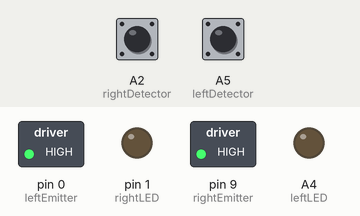
Bench run of a sketch on a simulated Arduino Uno, built with avr-gcc and run on an emulated ATmega328P. On the bench: switched loads named in the sketch (green lamp = pin HIGH), output pins drawn as LEDs (lit = HIGH). The inputs (shaded band) are chosen by the test bench; at power-on: A2 (rightDetector) HIGH, A5 (leftDetector) HIGH.

Above: at 1.2 s.
1.3 s: A2 (rightDetector) pulled LOW for 0.15 s
At 1.37 s:
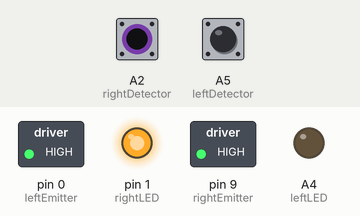
2.9 s: A5 (leftDetector) pulled LOW for 0.15 s
At 2.97 s:
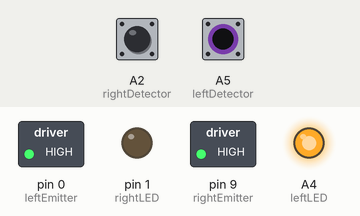
4.5 s: A5 (leftDetector) pulled LOW for 3.2 s
At 8.4 s:
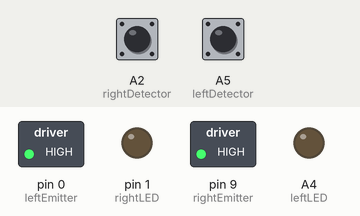
9.2 s: A2 (rightDetector) pulled LOW for 3.2 s
At 9.5 s:
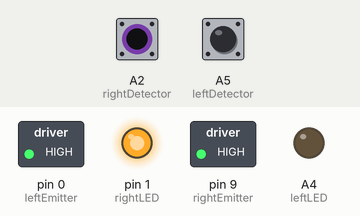
13.9 s: A2 (rightDetector) driven LOW and A5 (leftDetector) driven LOW
At 14.3 s:
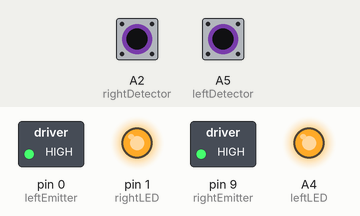
Timing chart, 0 to 16.4 s (numbered marks = the images above; inputs shaded):
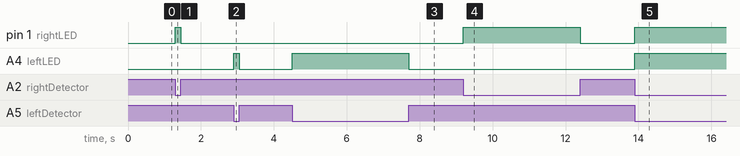

Measured:
- after the input at 1.3 s, pin 1 (rightLED): LOW → HIGH at once, → LOW 0.15 s later
- after the input at 2.9 s, A4 (leftLED): LOW → HIGH at once, → LOW 0.15 s later
- after the input at 4.5 s, A4 (leftLED): LOW → HIGH at once, → LOW 3.2 s later
- after the input at 9.2 s, pin 1 (rightLED): LOW → HIGH at once, → LOW 3.2 s later
- after the input at 13.9 s, pin 1 (rightLED), A4 (leftLED): LOW → HIGH at once

The sketch:

OSTR_eye_test.ino
```cpp
// (licence header left out)
// [Tools] -> [Programmer] -> "USBtinyISP"
// [Tools] -> [Board] -> "Pro Trinket 3V/12 Mhz (USB)"

// Basic test to check IR emitter/detector functionality.
// Front LEDs should light when object present within ~25mm.
// Does not account for IR from sunlight.

// robot setup
byte leftDetector = A5;
byte leftEmitter = 0;
byte leftLED = A4;
byte rightDetector = A2;
byte rightEmitter = 9;
byte rightLED = 1;
byte button = A3;

// arrays to help with setup
byte inputs[] = {leftDetector, rightDetector, button};
byte outputs[] = {leftEmitter, leftLED, rightEmitter, rightLED};


void setup() {
  // configure inputs
  for(int input=0; input<(sizeof(inputs)/sizeof(byte)); input++){
    pinMode(inputs[input], INPUT_PULLUP);
  }
  // configure outputs
  for(int output=0; output<(sizeof(outputs)/sizeof(byte)); output++){
    pinMode(outputs[output], OUTPUT);
    digitalWrite(output, LOW);
  }
  // turn on IR emitters
  digitalWrite(rightEmitter, HIGH);
  digitalWrite(leftEmitter, HIGH);

  // setup pins for pin change interrupt
  pciSetup(rightDetector);
  pciSetup(leftDetector);
}


void loop(){

  //nothing here, everything handled by interrupt service routine (ISR) below

}


void pciSetup(byte pin){ // set flags for pin to monitor
  *digitalPinToPCMSK(pin) |= bit (digitalPinToPCMSKbit(pin));  // enable pin
  PCIFR  |= bit (digitalPinToPCICRbit(pin)); // clear any outstanding interrupt
  PCICR  |= bit (digitalPinToPCICRbit(pin)); // enable interrupt for the group
}


ISR (PCINT1_vect) { // routine to execute when change detected on pins A0-A5
  digitalWrite(rightLED, !digitalRead(rightDetector));
  digitalWrite(leftLED, !digitalRead(leftDetector));
}
```
